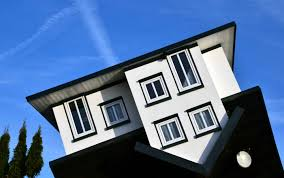
#> input picture CSC420 Intro to Image Understanding/assets/Window2.jpg, 284 x 178 px
$ jupyter execute 'Scale Invariant Feature Transform.ipynb'
#> lines starting #> are read from the running program, lines starting #| are printed output that depends on the picture
[cell 1]
import cv2
import numpy as np
from matplotlib import pyplot as plt
import math
import scipy.ndimage as scim
import seaborn as sns

def imshow(img, ax=None, title="", bgr=True):
    # since plt and cv2 have different RGB sorting
    if bgr:
        img = cv2.cvtColor(img,cv2.COLOR_BGR2RGB)
    if ax == None:
        plt.imshow(img.astype(np.uint8))
        plt.axis("off")
        plt.title(title)
    else:
        ax.imshow(img.astype(np.uint8), cmap="gray")
        ax.set_axis_off()
        ax.set_title(title)

plt.rcParams["figure.figsize"] = (12,6)

<a href="https://www.cs.ubc.ca/~lowe/papers/ijcv04.pdf">link</a>

### LoG and DoG

#### Laplacian of Gaussian

Let $G$ be the Gaussian function, $G = (2\pi\sigma^2)^{-1} \exp(-\frac{x^2+y^2}{2\sigma^2})$

$$\begin{align}
\frac{\partial G}{\partial x} & (2\pi\sigma^2)^{-1}  \exp(-\frac{x^2+y^2}{2\sigma^2}) \frac{-x}{\sigma^2}\\
\frac{\partial^2G}{\partial x^2} &= (2\pi\sigma^2)^{-1} \big[\exp(-\frac{x^2+y^2}{2\sigma^2})\frac{-x^2}{\sigma^4} + \exp(-\frac{x^2+y^2}{2\sigma^2})\frac{-1}{\sigma^2}\big] \\
&= (2\pi\sigma^2)^{-1} \frac{x^2 - \sigma^2}{\sigma^4} \exp(-\frac{x^2+y^2}{2\sigma^2})\\
\nabla^2 G &= \frac{\partial^2G}{\partial x^2} + \frac{\partial^2G}{\partial y^2} \\
&= (2\pi\sigma^2)^{-1} \frac{x^2 - 2\sigma^2 + y^2}{\sigma^4} \exp(-\frac{x^2+y^2}{2\sigma^2})
\end{align}$$

#### Difference of Gaussian
$$\begin{align}
\frac{\partial G}{\partial \sigma} &= \frac{-1}{\pi\sigma^3}\exp(-\frac{x^2+y^2}{2\sigma^2}) + \frac{1}{2\pi\sigma^2}\exp(-\frac{x^2+y^2}{2\sigma^2})\frac{x^2+y^2}{\sigma^3} \\
&= (2\pi\sigma^2)^{-1}\exp(-\frac{x^2+y^2}{2\sigma^2})(\frac{x^2+y^2}{\sigma^3}-\frac{2\sigma^2}{\sigma^3})\\
&= (2\pi\sigma^2)^{-1}\exp(-\frac{x^2+y^2}{2\sigma^2})(\frac{x^2+y^2}{\sigma^4}-\frac{2\sigma^2}{\sigma^4})\sigma\\
&= \sigma\nabla^2G
\end{align}$$
By the limit definition of derivative,
$$\frac{\partial G}{\partial \sigma} = \lim_{h\rightarrow 0} \frac{G(x,y, \sigma+h) - G(x, y,\sigma)}{h}\approx lim_{k\rightarrow 1} \frac{G(x,y, k\sigma) - G(x, y,\sigma)}{(k-1)\sigma}$$
So that $$DoG := G(x,y, k\sigma) - G(x, y,\sigma) \approx (k-1)\sigma\sigma \nabla^2G = (k-1)\sigma^2 \nabla^2G$$

### Scale-space extrema (Octave)
To identify locations and scales that can be repeatably assigned under differing views of the same object.

#### Constructing octave
Generate $m$ octaves (or image pyramids), each with $n$ different blurring scale ($k^1\sigma, ..., k^n\sigma$). Generally, we choose $k = 2^{1/s}, s\in\mathbb Z$, and each octave contains $s+3$ scales, i.e. $2^{1/s}, 2^{2/s},...2^{1+3/s}$. Then, for the next level of the octave, down-sample from the one with $2\sigma$, then keep do the next.

__Example__ If $s = 2$, i.e. $k = \sqrt{2}$

|       | scale1 | scale2 | scale3 | scale4 | scale5 |
|---    |---     | ---    | ---    | ---    |---     |
|octave1|$\sqrt{2}$| $2$ | $2\sqrt{2}$| $4$ | $4\sqrt{2}$|
|octave2|$2\sqrt{2}$| $4$ | $4\sqrt{2}$| $8$ | $8\sqrt{2}$|
|octave3|$4\sqrt{2}$| $8$ | $8\sqrt{2}$| $16$ | $16\sqrt{2}$|
|octave4|$8\sqrt{2}$| $16$ | $16\sqrt{2}$| $32$ | $32\sqrt{2}$|

#### Taking DoG
Then, for each octave, take DoG by taking the difference between adjacent scales. Note that $k$ is unchanged for each DoG

[cell 2]
img = cv2.imread("../assets/Window2.jpg", cv2.IMREAD_GRAYSCALE)
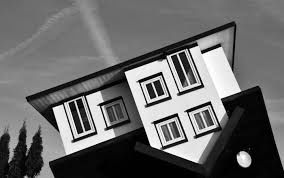
#> img: shape (178, 284); min 0, max 255, mean 105.2
num_octave, s = 3, 2
fig, axs = plt.subplots(num_octave, s+3, figsize=(20, 10))
img_sets = []
for octave in range(num_octave):
    img_sets.append([])
    if octave > 0:
        img = img_sets[octave - 1][0][::2, ::2]
    for scale in range(s + 3):
        sigma = 2**(octave) * 2 ** ((1+scale)/s)
        img_sets[octave].append(cv2.GaussianBlur(img, (5, 5), sigma))
        imshow(img_sets[octave][scale], axs[octave][scale],
               title="oct: " + str(octave) + ", sigma: " + str(round(sigma, 2)), bgr=False)
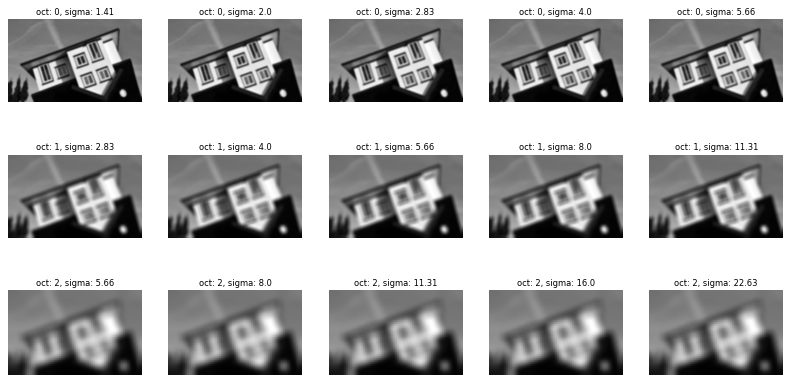
#> figure drawn by matplotlib, 15 panels

[cell 3]
DoG = []
fig, axs = plt.subplots(num_octave, s+2, figsize=(20, 10))
for octave in range(num_octave):
    DoG.append([])
    for scale in range(s + 2):
        DoG[octave].append(img_sets[octave][scale+1].astype(int) - img_sets[octave][scale].astype(int))
        imshow(DoG[octave][scale], axs[octave][scale], bgr=False)
fig.suptitle("DoG of the octave");
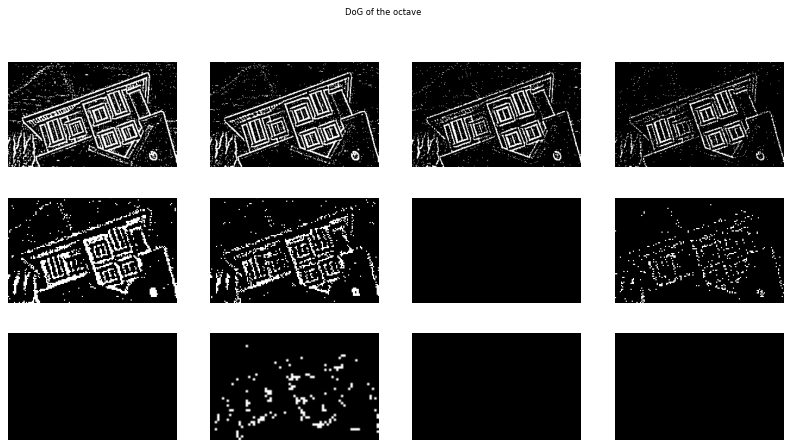
#> figure drawn by matplotlib, 12 panels
